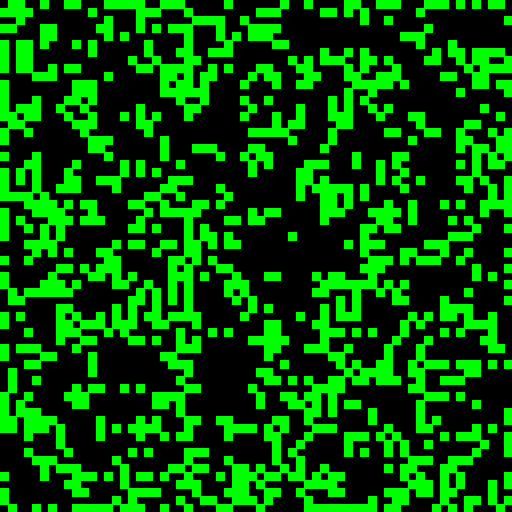
Frame 1 (no input)
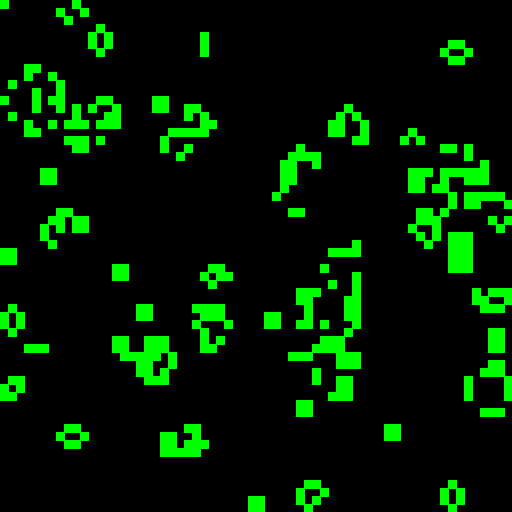
Frame 60 (the mouse pressed at the canvas centre just before this capture)
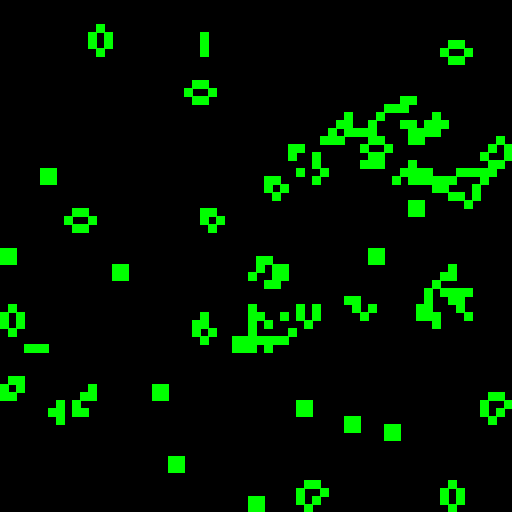
Frame 120 (the mouse held since frame 60 and released just before this capture)

The Processing sketch that drew these frames (run headless with seeded random() and noise(); from frame 60 on, the mouse is pressed at the canvas centre):

// Processing sketch: Lifegame
// ── Lifegame.pde
boolean[][] board;      /* 現在の状態を保存する変数 */
boolean[][] temp_board; /* 次の状態を保存する変数 */
int N = 64;            /* 一辺の数 */


void setup() {
  size(512, 512);

  /* ボードの作成 */
  board = new boolean[N][N];
  temp_board = new boolean[N][N];
  for (int i = 0; i < N * N; i++ )
    board[i/N][i%N] = int(random(2)) == 0 ;

  frameRate(10);
}

void draw() {
  background(0);

  /* 四角形の幅を決める */
  int w = width/N;

  /* 生き死にを決める */
  step();
  /* マウスで状態を変える */
  edit_board();

  /* 色を指定 */
  fill(0, 255, 0);
  stroke(0, 255, 0);
  
  for (int i = 0; i < N; i++ ) {
    for (int j = 0; j < N; j++ ) {
      /* board[i][j]がtrueすなわち生きている場合描画 */
      if ( board[i][j] )
        rect(i*w, j*w, w, w);
    }
  }
}

/* 生き死にを決める関数 */
void step() {
  /* temp_boardにとりあえずその後の状態を保存 */
  for (int i = 0; i < N; i++ ) 
    for (int j = 0; j < N; j++ ) 
      temp_board[i][j] = is_alive(i, j);
      
  /* ボードをコピー */
  for (int i = 0; i < N; i++ ) 
    for (int j = 0; j < N; j++ ) 
      board[i][j] = temp_board[i][j];
}

boolean is_alive(int x, int y) {
  int count = 0;
  
  /* 周囲8マスを見る */
  for (int i = -1; i <= 1; i++ ) 
    for (int j = -1; j <= 1; j++ ) 
      if ( in_range(x+i, y+j) )
        if ( i != 0 || j != 0 )
          if ( board[x+i][y+j] )
            count++;

  
  if ( board[x][y] && ( count == 2 || count == 3 ) )
    return true;/* 生きていて周りに友達がいるから生き残れる */
  else if ( board[x][y] == false && count == 3 )
    return true;/* それなりに人がいるから新しい子供が生まれる */
  else 
    return false;/* それ以外は生き残れない */
}

boolean in_range(int x, int y) {
  if ( x < 0 || x >= N || y < 0 || y >= N )
    return false;
  return true;
}

void edit_board() {
  int x = mouseX * N / width;
  int y = mouseY * N / height;

  if ( in_range(x, y) )
    board[x][y] = !board[x][y];
}
